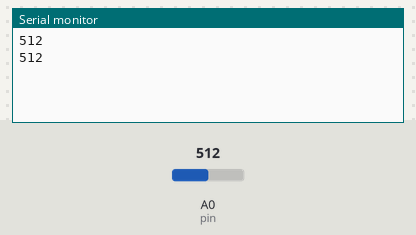
Simulated run of this sketch. Board: Arduino Uno, built with avr-gcc and run on an emulated ATmega328P. On the bench: the last lines printed to the serial monitor. The inputs (shaded band) are chosen by the test bench; at power-on: A0 (pin) = 512.

Above: at 2.8 s.
2.9 s: A0 (pin) set to 716
At 5.2 s:
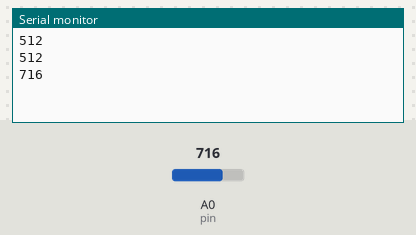
5.6 s: A0 (pin) set to 900
At 6.9 s:
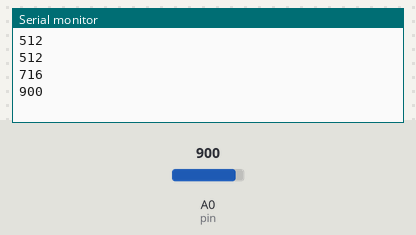
Timing chart, 0 to 8.6 s (numbered marks = the images above; inputs shaded):
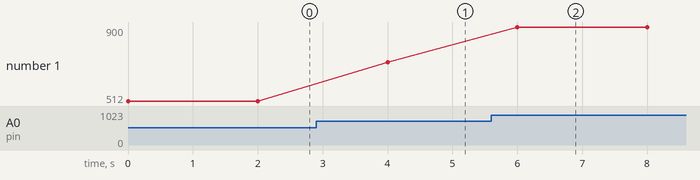

The sketch:

arduino.ino
```cpp
// Code to gather sensor data from a Arduino UNO.
// 2024 - Bit Programming

unsigned char pin = 0;

void setup() {
  // Setup serial output (will be used to communicate to RPi over USB)
  Serial.begin(9600);
  // Setup the analog pin we are using to be used as an input pin
  pinMode(pin, INPUT);

}

void loop() {
  // Read the analog pin value and output to the serial console
  Serial.println(analogRead(pin));
  // Wait two seconds before outputting the next sensor reading
  delay(2000);
}
```

Measured:
- after the input at 2.9 s, the serial monitor: prints a new line after 1.1 s (image 1)
- after the input at 5.6 s, the serial monitor: prints a new line after 0.40 s (image 2)
- plotted number 1: 512 → 716 after the input at 2.9 s, 716 → 900 after the input at 5.6 s
